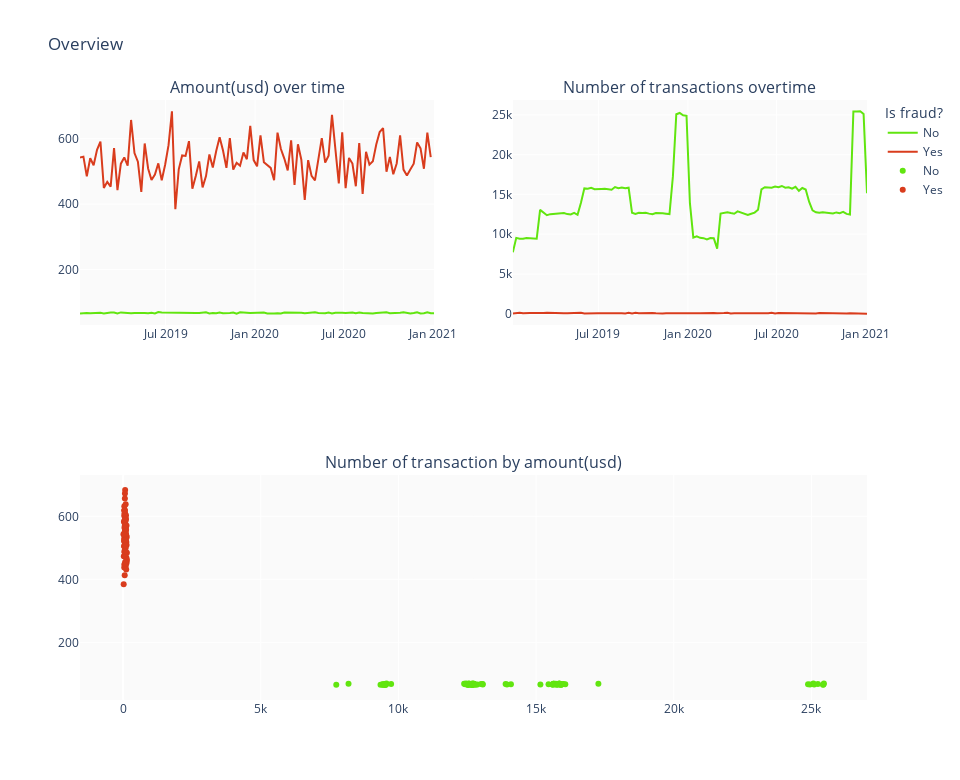

The notebook cell saved with this chart:
### Code cell
# Create figure with secondary y-axis.
fig = make_subplots(rows=2, cols=2,
                    specs=[
                        [{}, {}],
                        [{"colspan":2}, None]
                    ],
                    subplot_titles=("Amount(usd) over time", "Number of transactions overtime",
                                    "Number of transaction by amount(usd)")
                   )

# Add traces.
ntraces = add_traces(df=df_,x='transaction_time',y='amount(usd)',hue='is_fraud',mode='lines',
                    showlegend=True, cmap=['#61E50F','#D93C1D'])


# Add traces.
for trace in ntraces:
    fig.add_trace(
        trace,
        row=1,col=1
    )
    
# Add traces.
ntraces = add_traces(df=df_,x='transaction_time',y='transaction_id',hue='is_fraud',mode='lines',
                    showlegend=False, cmap=['#61E50F','#D93C1D'])
for trace in ntraces:
    fig.add_trace(
        trace,
        row=1,col=2
    )

# Add traces.
ntraces = add_traces(df=df_,x='transaction_id',y='amount(usd)',hue='is_fraud',mode='markers',
                    showlegend=True, cmap=['#61E50F','#D93C1D'])
for trace in ntraces:
    fig.add_trace(
        trace,
        row=2,col=1
    )

# Add figure title.
fig.update_layout(height=780,
                  width=960,
                  legend=dict(title='Is fraud?'),
                  plot_bgcolor='#fafafa',
                  title='Overview'
                 )

fig.show()
